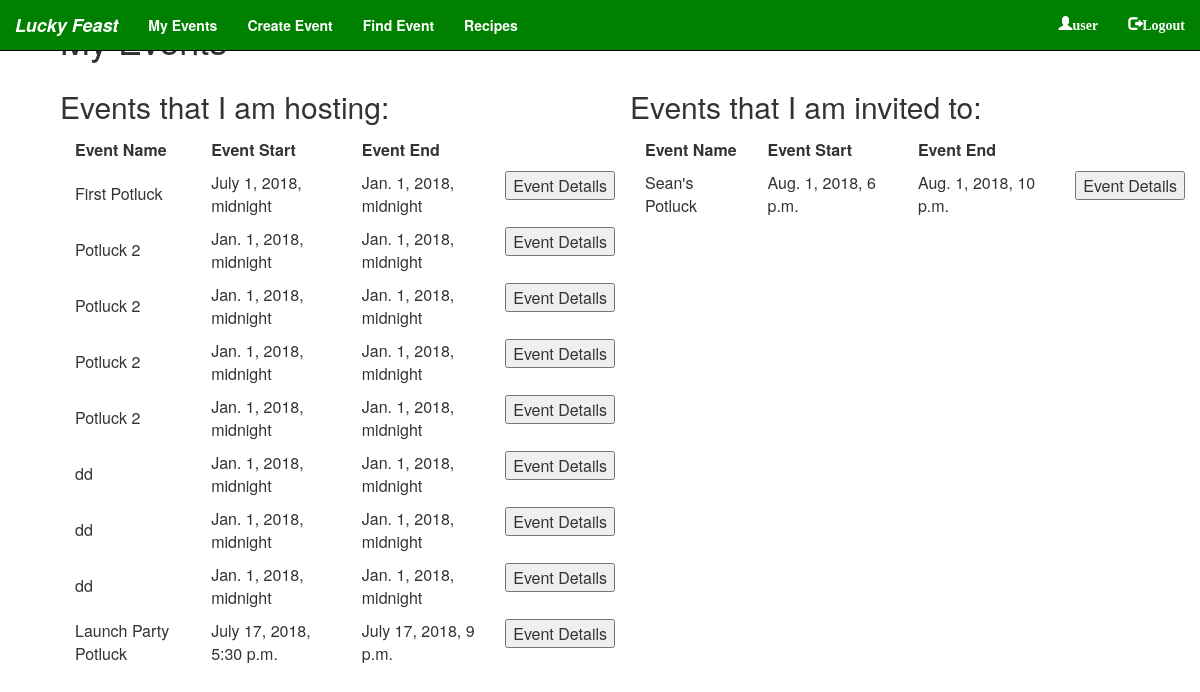
/event_index (signed in), run on the app's committed database.
### potlucks/models.py (models this page shows)
class Event(models.Model):
    event_id = models.AutoField
    event_id.primary_key=True
    name = models.CharField(max_length=40, default="")
    host = models.ForeignKey(User, on_delete=models.CASCADE)
    start_time = models.DateTimeField(default=timezone.now)
    end_time = models.DateTimeField(default=timezone.now)
    address = models.CharField(max_length=6, default="")
    apt = models.CharField(max_length=6, default="")
    city = models.CharField(max_length=30, default="")
    state = models.CharField(max_length=2, default="")
    zipcode = models.CharField(max_length=5, default="")

class Guest_Instance(models.Model):
    guest = models.ForeignKey(User, on_delete=models.CASCADE, null=True)
    email = models.CharField(max_length=30, default="")
    event = models.ForeignKey(Event, on_delete=models.CASCADE)
    rsvp_status = models.BooleanField(default=False)
    assignment = models.ForeignKey(Assignment, on_delete=models.SET_NULL, null=True)

### potlucks/views.py (the view)
# urls.py: path('event_index', views.event_index, name='event_index'),
def event_index(request):
    if not request.user.is_authenticated:
        request.session['target_view'] = 'potlucks:event_index'
        return render(request, 'potlucks/user_login.html')
    user = request.user
    event_list = user.event_set.all()
    invited_list = user.guest_instance_set.all()
    context = {'event_list': event_list, 'invited_list': invited_list}
    return render(request, 'potlucks/event_index.html', context)

### luckyfeast/potlucks/templates/potlucks/event_index.html (shortened to what this page needs)
{% include "potlucks/navbar.html" %}
{% load static %}
<link rel="stylesheet" type="text/css" href='{% static "potlucks/main.css" %}'>
<link rel="stylesheet" type="text/css" href='{% static "potlucks/table-list.css" %}'>
<div class="main">
<h1>My Events</h1>
<div class="table-list" id="hosted_table" style="float: left; width: 50%;">
<h2>Events that I am hosting:</h2>
<table>
<tr><th>Event Name</th><th>Event Start</th><th>Event End</th></tr>
{% for event in event_list %}
    <tr><td>{{ event.name }}</a></td>
        <td>{{ event.start_time }}</td>
        <td>{{ event.end_time }}</td>
        <td><form action="{% url 'potlucks:event_details' %}" method="POST">
            <input type="submit" value="Event Details" /></form></td></tr>
{% endfor %}
</table>
</div>
<div class="table-list" id="invited-table" style="float: left; top: 30px; width: 50%; ">
<h2>Events that I am invited to:</h2>
<table>
<tr><th>Event Name</th><th>Event Start</th><th>Event End</th></tr>
{% for instance in invited_list %}
    <tr><td>{{ instance.event.name }}</a></td>
        <td>{{ instance.event.start_time }}</td>
        <td>{{ instance.event.end_time }}</td>
        <td><form action="{% url 'potlucks:event_details' %}" method="POST">
            <input type="submit" value="Event Details" /></form></td></tr>
{% endfor %}
</table>
</div>
</div>

### luckyfeast/potlucks/templates/potlucks/navbar.html (shortened to what this page needs)
<html>
<head>
<link rel="stylesheet" href="https://maxcdn.bootstrapcdn.com/bootstrap/3.3.7/css/bootstrap.min.css">
</head>
<nav class="navbar navbar-inverse navbar-fixed-top" style="color:white; background-color:green;">
  <div class="container-fluid">
    <div class="navbar-header">
      <a class="navbar-brand" style="color:white; font-weight:bold; font-style:italic;" href="{% url 'potlucks:event_index' %}">Lucky Feast</a>
    </div>
    <div class="collapse navbar-collapse" id="myNavbar">
      <ul class="nav navbar-nav" style="color:white;">
        <li><a href='{% url 'potlucks:event_index' %}'>My Events</a></li>
        <li><a href='{% url 'potlucks:create_event' %}'>Create Event</a></li>
        <li><a href='{% url 'potlucks:event_from_key' %}'>Find Event</a></li>
        <li><a href=''>Recipes</a></li>
      </ul>
      {% if request.user.is_authenticated %}
      <ul class="nav navbar-nav navbar-right">
        <li><a href='{% url 'potlucks:user_profile' %}'><span class="glyphicon glyphicon-user"><b>{{ request.user.username }}</b></span></a></li>
        <li><a href='{% url 'potlucks:user_logout' %}'><span class="glyphicon glyphicon-log-out"><b>Logout</b></span></a></li>
      </ul>
      {% else %}
      <ul class="nav navbar-nav navbar-right">
        <li><a href='{% url 'potlucks:user_register' %}'><span class="glyphicon glyphicon-user"><b>SignUp</b></span></a></li>
        <li><a href='{% url 'potlucks:user_login' %}'><span class="glyphicon glyphicon-log-in"><b>Login</b></span></a></li>
      </ul>
      {% endif %}
    </div>
  </div>
</nav>
</html>

### potlucks/static/potlucks/main.css (style rules this page uses)
.main { float: center; margin-left: 60px; }

### potlucks/static/potlucks/table-list.css (style rules this page uses)
.table-list th, td { text-align: left; padding: 5px 15px; }

### luckyfeast/potlucks/templates/potlucks/navbar.html (style rules this page uses)
nav .navbar-nav li a { color: white !important; font-weight: bold; }

### data on the page
Event: name "First Potluck", start_time "July 1, 2018, midnight", end_time "Jan. 1, 2018, midnight"
Event: name "Potluck 2", start_time "Jan. 1, 2018, midnight", end_time "Jan. 1, 2018, midnight"
Event: name "Potluck 2", start_time "Jan. 1, 2018, midnight", end_time "Jan. 1, 2018, midnight"
Event: name "Potluck 2", start_time "Jan. 1, 2018, midnight", end_time "Jan. 1, 2018, midnight"
Event: name "Potluck 2", start_time "Jan. 1, 2018, midnight", end_time "Jan. 1, 2018, midnight"
Event: name "dd", start_time "Jan. 1, 2018, midnight", end_time "Jan. 1, 2018, midnight"
Event: name "dd", start_time "Jan. 1, 2018, midnight", end_time "Jan. 1, 2018, midnight"
Event: name "dd", start_time "Jan. 1, 2018, midnight", end_time "Jan. 1, 2018, midnight"
Event: name "Launch Party Potluck", start_time "July 17, 2018, 5:30 p.m.", end_time "July 17, 2018, 9 p.m."
Guest_Instance: event.name "Sean's Potluck", event.start_time "Aug. 1, 2018, 6 p.m.", event.end_time "Aug. 1, 2018, 10 p.m."

### other printed values
{{ request.user.username }} "user"
